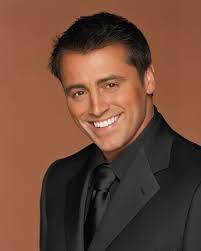
#> input picture fACE detection/test2.jpg, 201 x 251 px
$ python amine.py
#> lines starting #> are read from the running program, lines starting #| are printed output that depends on the picture
# -*- coding: utf-8 -*-
"""
Created on Sat Jan 16 16:47:07 2021

@author: ASUS
"""

import cv2
print(cv2.__version__)
import numpy as np
import matplotlib.pyplot as plt

img1=cv2.imread("test2.jpg")
#> img1 is the input picture: shape (251, 201, 3); mean B, G, R 55.4, 73.5, 108.9
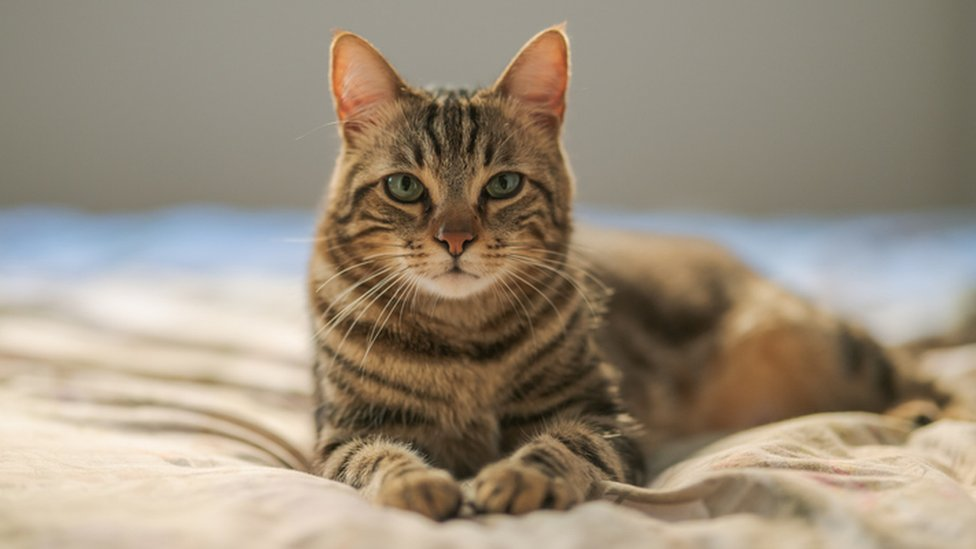
#> input picture fACE detection/test1.jpg, 976 x 549 px
#> further down, image is the input picture: shape (549, 976, 3); mean B, G, R 124.7, 142.7, 155.3
def face_detect(img):

    image_copy = img.copy()

    image_copy = cv2.cvtColor(image_copy,cv2.COLOR_BGR2RGB)
    imgG=cv2.cvtColor(image_copy,cv2.COLOR_RGB2GRAY)
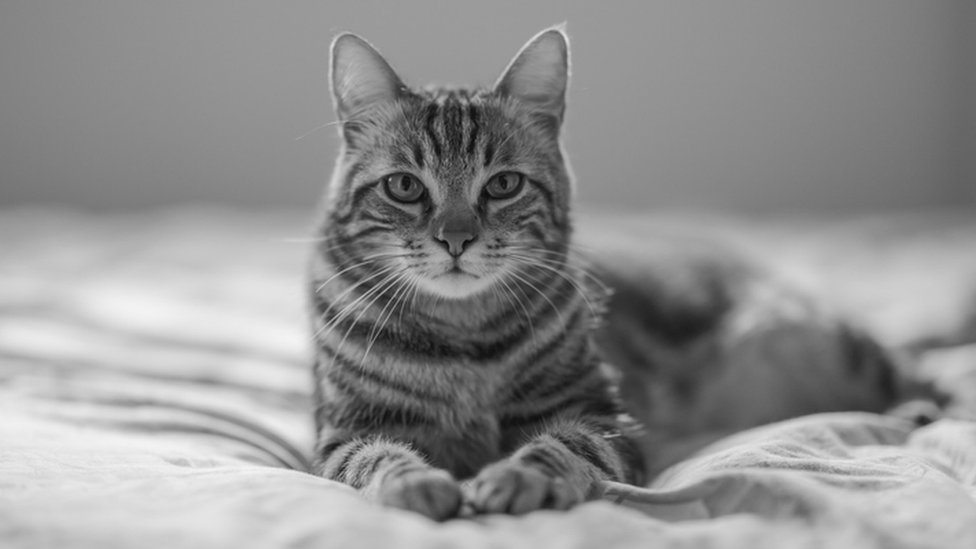
#> imgG: shape (549, 976); min 7, max 244, mean 144.4
    plt.imshow(imgG, cmap="gray")
    haaracasade_face=cv2.CascadeClassifier("haarcascade_frontalface_default.xml")
    faceRec=haaracasade_face.detectMultiScale(imgG,scaleFactor=1.2,minNeighbors=3)
#> faceRec = [[352, 103, 59, 59]]
    print("facefound:", len(faceRec))
#| facefound: 1
    for (x,y,w,h) in faceRec:
        cv2.rectangle(image_copy,(x,y),(x+w,y+h),(255,0,0),5)
#> this loop made 1 pass
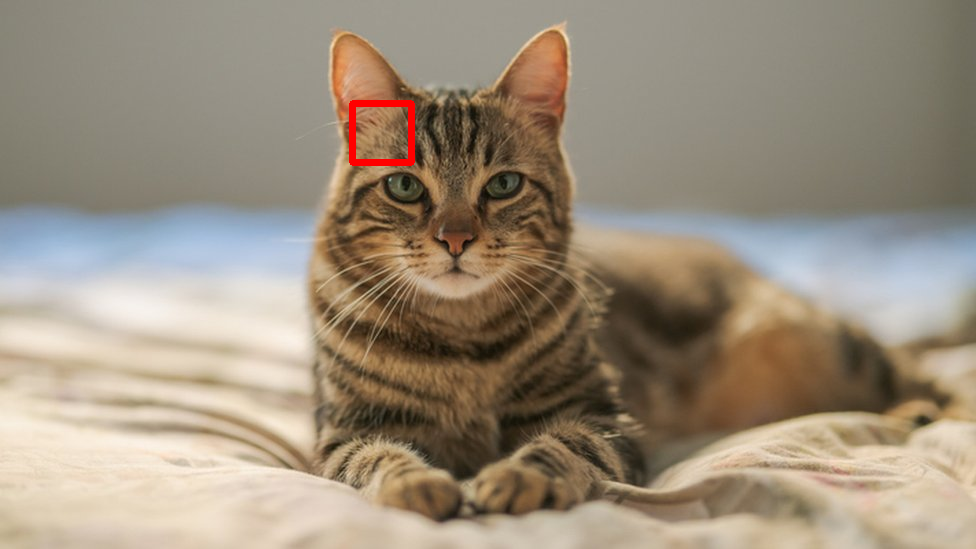
#> image_copy: shape (549, 976, 3); mean R, G, B 155.7, 142.3, 124.5
    return plt.imshow(image_copy)

image=cv2.imread("test1.jpg")
plt.imshow(image)
face_detect(image)
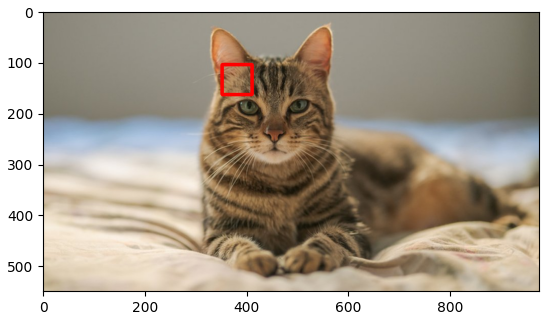
#> figure drawn by matplotlib, 1 panel; B, G, R data is drawn as R, G, B
